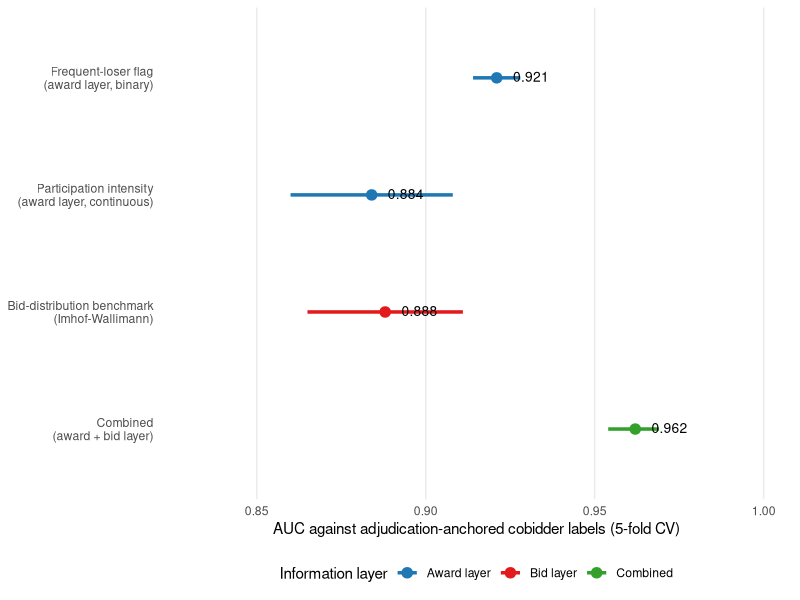

Recreate this plot in R.
#!/usr/bin/env Rscript
# Discrimination ladder figure for sec06 (Imhof comparison).
# Output: figures/fig_discrimination_ladder.pdf
#
# Values are taken from values.tex (\valImhofFLBin, \valImhofFLcont,
# \valImhofFull, \valImhofComboCont and their CIs). Update both files
# in tandem if the underlying numbers change.

suppressPackageStartupMessages({
  library(ggplot2)
})

dat <- data.frame(
  model = factor(c(
    "Frequent-loser flag\n(award layer, binary)",
    "Participation intensity\n(award layer, continuous)",
    "Bid-distribution benchmark\n(Imhof-Wallimann)",
    "Combined\n(award + bid layer)"
  ), levels = c(
    "Combined\n(award + bid layer)",
    "Bid-distribution benchmark\n(Imhof-Wallimann)",
    "Participation intensity\n(award layer, continuous)",
    "Frequent-loser flag\n(award layer, binary)"
  )),
  layer = c("Award layer", "Award layer", "Bid layer", "Combined"),
  auc   = c(0.921, 0.884, 0.888, 0.962),
  lo    = c(0.914, 0.860, 0.865, 0.954),
  hi    = c(0.928, 0.908, 0.911, 0.969)
)

p <- ggplot(dat, aes(x = auc, y = model, color = layer)) +
  geom_segment(aes(x = lo, xend = hi, yend = model), linewidth = 1.2) +
  geom_point(size = 3.2) +
  geom_text(aes(label = sprintf("%.3f", auc)),
            hjust = -0.45, vjust = 0.4, size = 3.5, color = "black") +
  scale_color_manual(values = c(
    "Award layer" = "#1f78b4",
    "Bid layer"   = "#e31a1c",
    "Combined"    = "#33a02c"
  )) +
  scale_x_continuous(limits = c(0.83, 1.00),
                     breaks = seq(0.85, 1.00, 0.05)) +
  labs(
    x = "AUC against adjudication-anchored cobidder labels (5-fold CV)",
    y = NULL,
    color = "Information layer"
  ) +
  theme_minimal(base_size = 11) +
  theme(
    legend.position = "bottom",
    panel.grid.minor = element_blank(),
    panel.grid.major.y = element_blank(),
    axis.text.y = element_text(hjust = 1, lineheight = 0.9)
  )

ggsave("figures/fig_discrimination_ladder.pdf", p,
       width = 6.6, height = 3.3, units = "in", device = "pdf")
cat("wrote figures/fig_discrimination_ladder.pdf\n")
